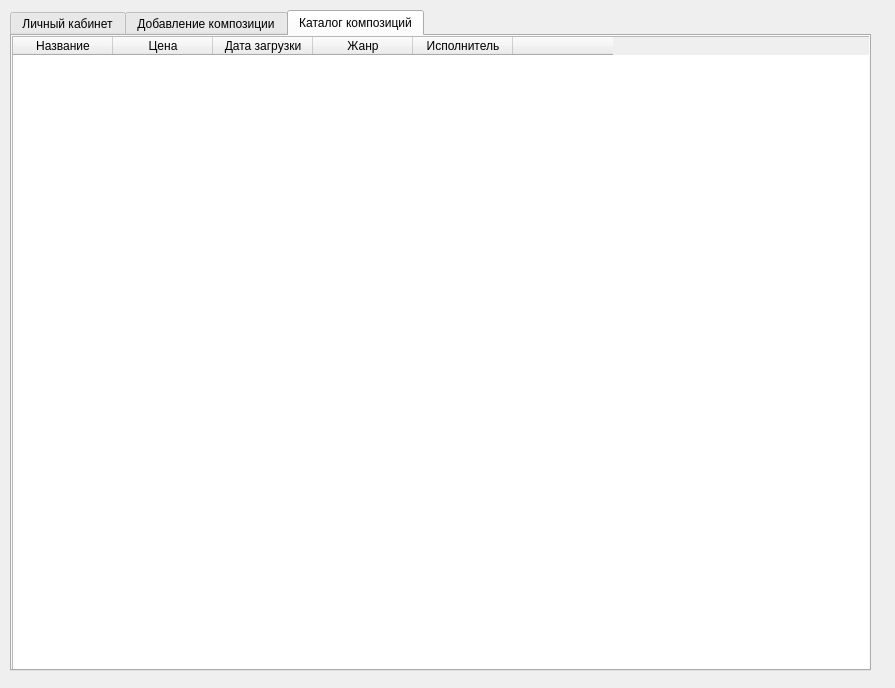
<?xml version="1.0" encoding="UTF-8"?>
<ui version="4.0">
 <class>Dialog</class>
 <widget class="QDialog" name="Dialog">
  <property name="geometry">
   <rect>
    <x>0</x>
    <y>0</y>
    <width>895</width>
    <height>688</height>
   </rect>
  </property>
  <property name="windowTitle">
   <string>Dialog</string>
  </property>
  <widget class="QTabWidget" name="tabWidget">
   <property name="geometry">
    <rect>
     <x>10</x>
     <y>10</y>
     <width>861</width>
     <height>661</height>
    </rect>
   </property>
   <property name="currentIndex">
    <number>2</number>
   </property>
   <widget class="QWidget" name="tab">
    <attribute name="title">
     <string>Личный кабинет</string>
    </attribute>
    <widget class="QWidget" name="verticalLayoutWidget">
     <property name="geometry">
      <rect>
       <x>10</x>
       <y>10</y>
       <width>811</width>
       <height>621</height>
      </rect>
     </property>
     <property name="font">
      <font>
       <family>Verdana</family>
       <pointsize>12</pointsize>
      </font>
     </property>
     <layout class="QVBoxLayout" name="verticalLayout">
      <item>
       <widget class="QLabel" name="label">
        <property name="sizePolicy">
         <sizepolicy hsizetype="Preferred" vsizetype="MinimumExpanding">
          <horstretch>0</horstretch>
          <verstretch>0</verstretch>
         </sizepolicy>
        </property>
        <property name="font">
         <font>
          <family>Verdana</family>
          <pointsize>16</pointsize>
         </font>
        </property>
        <property name="text">
         <string>Личный кабинет исполнителя</string>
        </property>
       </widget>
      </item>
      <item>
       <layout class="QGridLayout" name="gridLayout">
        <item row="2" column="1" colspan="2">
         <widget class="QLabel" name="country_label">
          <property name="text">
           <string>TextLabel</string>
          </property>
         </widget>
        </item>
        <item row="3" column="0">
         <widget class="QLabel" name="label_7">
          <property name="sizePolicy">
           <sizepolicy hsizetype="Preferred" vsizetype="Expanding">
            <horstretch>0</horstretch>
            <verstretch>0</verstretch>
           </sizepolicy>
          </property>
          <property name="font">
           <font>
            <family>Verdana</family>
            <pointsize>12</pointsize>
           </font>
          </property>
          <property name="text">
           <string>Дата рождения</string>
          </property>
         </widget>
        </item>
        <item row="0" column="1" colspan="2">
         <widget class="QLabel" name="name_label">
          <property name="sizePolicy">
           <sizepolicy hsizetype="Expanding" vsizetype="Preferred">
            <horstretch>0</horstretch>
            <verstretch>0</verstretch>
           </sizepolicy>
          </property>
          <property name="font">
           <font>
            <family>Verdana</family>
            <pointsize>12</pointsize>
           </font>
          </property>
          <property name="text">
           <string>TextLabel</string>
          </property>
         </widget>
        </item>
        <item row="1" column="0">
         <widget class="QLabel" name="label_6">
          <property name="sizePolicy">
           <sizepolicy hsizetype="Preferred" vsizetype="Expanding">
            <horstretch>0</horstretch>
            <verstretch>0</verstretch>
           </sizepolicy>
          </property>
          <property name="font">
           <font>
            <family>Verdana</family>
            <pointsize>12</pointsize>
           </font>
          </property>
          <property name="text">
           <string>E-mail</string>
          </property>
         </widget>
        </item>
        <item row="3" column="1" colspan="2">
         <widget class="QLabel" name="date_of_birth_label">
          <property name="text">
           <string>TextLabel</string>
          </property>
         </widget>
        </item>
        <item row="0" column="0">
         <widget class="QLabel" name="label_2">
          <property name="sizePolicy">
           <sizepolicy hsizetype="Preferred" vsizetype="Expanding">
            <horstretch>0</horstretch>
            <verstretch>0</verstretch>
           </sizepolicy>
          </property>
          <property name="font">
           <font>
            <family>Verdana</family>
            <pointsize>12</pointsize>
           </font>
          </property>
          <property name="text">
           <string>Имя</string>
          </property>
         </widget>
        </item>
        <item row="4" column="2">
         <widget class="QPushButton" name="change_login_button">
          <property name="text">
           <string>Изменить логин</string>
          </property>
         </widget>
        </item>
        <item row="2" column="0">
         <widget class="QLabel" name="label_4">
          <property name="text">
           <string>Страна</string>
          </property>
         </widget>
        </item>
        <item row="4" column="0">
         <widget class="QLabel" name="label_8">
          <property name="sizePolicy">
           <sizepolicy hsizetype="Preferred" vsizetype="Expanding">
            <horstretch>0</horstretch>
            <verstretch>0</verstretch>
           </sizepolicy>
          </property>
          <property name="font">
           <font>
            <family>Verdana</family>
            <pointsize>12</pointsize>
           </font>
          </property>
          <property name="text">
           <string>Логин</string>
          </property>
         </widget>
        </item>
        <item row="1" column="1" colspan="2">
         <widget class="QLabel" name="email_label">
          <property name="text">
           <string>TextLabel</string>
          </property>
         </widget>
        </item>
        <item row="4" column="1">
         <widget class="QLineEdit" name="login_lineEdit"/>
        </item>
        <item row="5" column="0">
         <widget class="QLabel" name="label_9">
          <property name="sizePolicy">
           <sizepolicy hsizetype="Preferred" vsizetype="Expanding">
            <horstretch>0</horstretch>
            <verstretch>0</verstretch>
           </sizepolicy>
          </property>
          <property name="font">
           <font>
            <family>Verdana</family>
            <pointsize>12</pointsize>
           </font>
          </property>
          <property name="text">
           <string>Пароль</string>
          </property>
         </widget>
        </item>
        <item row="5" column="1">
         <widget class="QLineEdit" name="password_lineEdit"/>
        </item>
        <item row="6" column="0">
         <widget class="QLabel" name="label_11">
          <property name="sizePolicy">
           <sizepolicy hsizetype="Preferred" vsizetype="Expanding">
            <horstretch>0</horstretch>
            <verstretch>0</verstretch>
           </sizepolicy>
          </property>
          <property name="font">
           <font>
            <family>Verdana</family>
            <pointsize>12</pointsize>
           </font>
          </property>
          <property name="text">
           <string>Повторите пароль</string>
          </property>
         </widget>
        </item>
        <item row="6" column="1">
         <widget class="QLineEdit" name="password_confirm_lineEdit"/>
        </item>
        <item row="6" column="2">
         <widget class="QPushButton" name="change_password_button_2">
          <property name="text">
           <string>Изменить пароль</string>
          </property>
         </widget>
        </item>
       </layout>
      </item>
      <item>
       <layout class="QHBoxLayout" name="horizontalLayout_3">
        <item>
         <spacer name="horizontalSpacer_2">
          <property name="orientation">
           <enum>Qt::Horizontal</enum>
          </property>
          <property name="sizeHint" stdset="0">
           <size>
            <width>40</width>
            <height>20</height>
           </size>
          </property>
         </spacer>
        </item>
        <item>
         <widget class="QPushButton" name="exit_button">
          <property name="text">
           <string>Выйти</string>
          </property>
         </widget>
        </item>
       </layout>
      </item>
     </layout>
    </widget>
   </widget>
   <widget class="QWidget" name="tab_3">
    <attribute name="title">
     <string>Добавление композиции</string>
    </attribute>
    <widget class="QWidget" name="verticalLayoutWidget_4">
     <property name="geometry">
      <rect>
       <x>10</x>
       <y>10</y>
       <width>811</width>
       <height>611</height>
      </rect>
     </property>
     <layout class="QVBoxLayout" name="verticalLayout_4">
      <item>
       <layout class="QGridLayout" name="gridLayout_4">
        <item row="0" column="1" alignment="Qt::AlignTop">
         <widget class="QLineEdit" name="new_song_lineEdit"/>
        </item>
        <item row="2" column="0">
         <widget class="QLabel" name="label_22">
          <property name="font">
           <font>
            <pointsize>11</pointsize>
           </font>
          </property>
          <property name="text">
           <string>Цена</string>
          </property>
         </widget>
        </item>
        <item row="1" column="3">
         <widget class="Line" name="line">
          <property name="orientation">
           <enum>Qt::Vertical</enum>
          </property>
         </widget>
        </item>
        <item row="0" column="0">
         <widget class="QLabel" name="label_5">
          <property name="font">
           <font>
            <pointsize>11</pointsize>
           </font>
          </property>
          <property name="text">
           <string>Название</string>
          </property>
         </widget>
        </item>
        <item row="1" column="0">
         <widget class="QLabel" name="label_21">
          <property name="font">
           <font>
            <pointsize>11</pointsize>
           </font>
          </property>
          <property name="text">
           <string>Жанр</string>
          </property>
         </widget>
        </item>
        <item row="3" column="1">
         <widget class="QLabel" name="data">
          <property name="font">
           <font>
            <pointsize>11</pointsize>
           </font>
          </property>
          <property name="text">
           <string/>
          </property>
         </widget>
        </item>
        <item row="2" column="3">
         <layout class="QHBoxLayout" name="horizontalLayout_6"/>
        </item>
        <item row="1" column="1">
         <widget class="QComboBox" name="ganre_comboBox">
          <property name="enabled">
           <bool>true</bool>
          </property>
         </widget>
        </item>
        <item row="3" column="0">
         <widget class="QLabel" name="label_10">
          <property name="font">
           <font>
            <pointsize>11</pointsize>
           </font>
          </property>
          <property name="text">
           <string>Дата</string>
          </property>
         </widget>
        </item>
        <item row="1" column="2">
         <spacer name="horizontalSpacer_4">
          <property name="orientation">
           <enum>Qt::Horizontal</enum>
          </property>
          <property name="sizeHint" stdset="0">
           <size>
            <width>40</width>
            <height>20</height>
           </size>
          </property>
         </spacer>
        </item>
        <item row="2" column="1">
         <widget class="QLineEdit" name="price_lineEdit"/>
        </item>
       </layout>
      </item>
      <item>
       <layout class="QHBoxLayout" name="horizontalLayout_2">
        <item>
         <spacer name="horizontalSpacer">
          <property name="orientation">
           <enum>Qt::Horizontal</enum>
          </property>
          <property name="sizeHint" stdset="0">
           <size>
            <width>40</width>
            <height>20</height>
           </size>
          </property>
         </spacer>
        </item>
        <item>
         <widget class="QPushButton" name="add_button">
          <property name="font">
           <font>
            <pointsize>11</pointsize>
           </font>
          </property>
          <property name="text">
           <string>Добавить</string>
          </property>
         </widget>
        </item>
       </layout>
      </item>
      <item>
       <spacer name="verticalSpacer">
        <property name="orientation">
         <enum>Qt::Vertical</enum>
        </property>
        <property name="sizeType">
         <enum>QSizePolicy::Minimum</enum>
        </property>
        <property name="sizeHint" stdset="0">
         <size>
          <width>20</width>
          <height>20</height>
         </size>
        </property>
       </spacer>
      </item>
      <item>
       <widget class="QLabel" name="label_23">
        <property name="font">
         <font>
          <pointsize>11</pointsize>
         </font>
        </property>
        <property name="text">
         <string>Список композиций</string>
        </property>
       </widget>
      </item>
      <item>
       <widget class="QTableWidget" name="artists_songs_tableWidget">
        <property name="font">
         <font>
          <pointsize>11</pointsize>
         </font>
        </property>
        <column>
         <property name="text">
          <string>Название</string>
         </property>
        </column>
        <column>
         <property name="text">
          <string>Цена</string>
         </property>
        </column>
        <column>
         <property name="text">
          <string>Дата</string>
         </property>
        </column>
        <column>
         <property name="text">
          <string>Жанр</string>
         </property>
        </column>
       </widget>
      </item>
      <item>
       <layout class="QHBoxLayout" name="horizontalLayout">
        <item>
         <widget class="QPushButton" name="delete_song_button">
          <property name="text">
           <string>Удалить песню</string>
          </property>
         </widget>
        </item>
        <item>
         <spacer name="horizontalSpacer_3">
          <property name="orientation">
           <enum>Qt::Horizontal</enum>
          </property>
          <property name="sizeHint" stdset="0">
           <size>
            <width>40</width>
            <height>20</height>
           </size>
          </property>
         </spacer>
        </item>
       </layout>
      </item>
     </layout>
    </widget>
   </widget>
   <widget class="QWidget" name="tab_4">
    <attribute name="title">
     <string>Каталог композиций</string>
    </attribute>
    <widget class="QWidget" name="verticalLayoutWidget_3">
     <property name="geometry">
      <rect>
       <x>0</x>
       <y>0</y>
       <width>861</width>
       <height>711</height>
      </rect>
     </property>
     <layout class="QVBoxLayout" name="verticalLayout_3">
      <item>
       <widget class="QTableWidget" name="songs_catalogue_tableWIdget">
        <column>
         <property name="text">
          <string>Название</string>
         </property>
        </column>
        <column>
         <property name="text">
          <string>Цена</string>
         </property>
        </column>
        <column>
         <property name="text">
          <string>Дата загрузки</string>
         </property>
        </column>
        <column>
         <property name="text">
          <string>Жанр</string>
         </property>
        </column>
        <column>
         <property name="text">
          <string>Исполнитель</string>
         </property>
        </column>
        <column>
         <property name="text">
          <string> </string>
         </property>
        </column>
       </widget>
      </item>
     </layout>
    </widget>
   </widget>
  </widget>
 </widget>
 <resources/>
 <connections/>
</ui>
